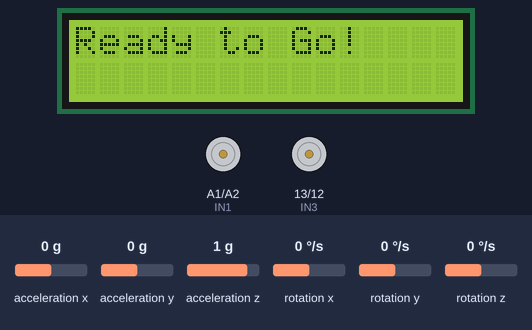
Bench run of a sketch on a simulated Arduino Uno, built with avr-gcc and run on an emulated ATmega328P. Parts: 16×2 character LCD, motor-driver pin pairs drawn as motors (green arrow = first pin HIGH = forward, orange = second pin HIGH = backward, longer = more drive, scaled by the enable pin). The test bench sets the inputs (shaded band); at power-on: acceleration y 0 g, rotation z 0 °/s, acceleration x 0 g, acceleration z 1 g, rotation x 0 °/s, rotation y 0 °/s.

Above: at 1.1 s.
At 3.2 s:
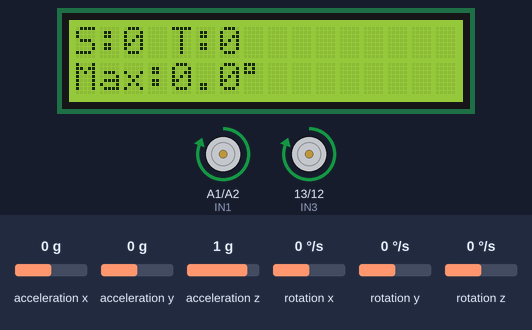
3.3 s: acceleration y set to -0.3 g
At 6.1 s:
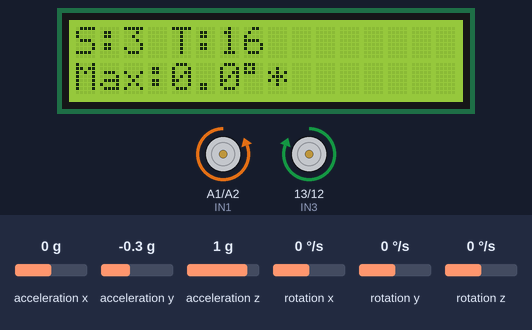
6.3 s: rotation z set to 110 °/s
9.3 s: rotation z set to 125 °/s
11.4 s: acceleration x set to -1.4 g
At 11.8 s:
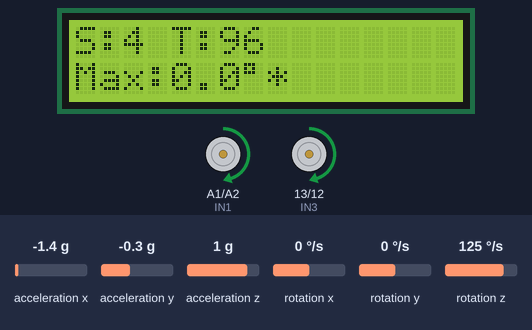
12.9 s: acceleration z set to -1.4 g
Timing chart, 0 to 15.5 s (numbered marks = the images above; inputs shaded):
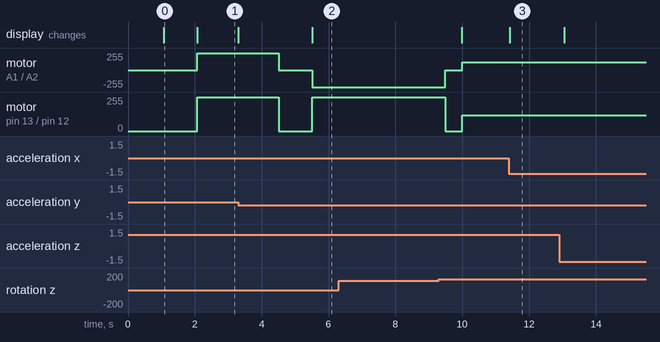

Measured:
- the behaviour switches between -0.1 and -0.2 g on acceleration y (found by bisection; images 1 and 2)
- after the input at 3.3 s, motor on A1 (IN1) / A2 (IN2): forward 255/255 → stopped after 1.2 s, → backward 255/255 1.0 s later; motor on pin 13 (IN3) / pin 12 (IN4): forward 255/255 → stopped after 1.2 s, → forward 255/255 1.0 s later; the display: first changes at once (image 2 shows a later state)
- after the input at 6.3 s, every drawn part: stays the same
- after the input at 11.4 s, the display: changes at once (image 3)
- what the display in image 0 shows lasts 1.0 s, from 1.1 s to 2.1 s

The sketch:

Ramp_MPU6050.ino
```cpp
#include <LiquidCrystal.h>
#include <Wire.h>
#include <MPU6050_light.h>

// ---- LCD ----
LiquidCrystal lcd(8, 9, 4, 5, 6, 7);

// ---- MPU6050 ----
MPU6050 mpu(Wire);
unsigned long lcdTimer = 0;


int IN1 = A1;
int IN2 = A2;
int IN3 = 13;
int IN4 = 12;
int ENA = 3;
int ENB = 11;


int speed = 255;


int currentStep = 0;
unsigned long timerStart = 0;
float targetYaw = 0;


float triggerVal = 0.0;
float displayVal = 0.0;
float maxSlope = 0.0;


void Run();
void Stop();
void TurnLeft();
void updateLCD();

void setup() {
  Serial.begin(9600);

  pinMode(IN1, OUTPUT); pinMode(IN2, OUTPUT);
  pinMode(IN3, OUTPUT); pinMode(IN4, OUTPUT);
  pinMode(ENA, OUTPUT); pinMode(ENB, OUTPUT);

  lcd.begin(16, 2);
  lcd.print("Init MPU...");

  Wire.begin();
  byte status = mpu.begin();
  lcd.setCursor(0, 1);
  if(status != 0){
    lcd.print("MPU Error!");
    while(1);
  }

  lcd.print("Calibrating...");
  mpu.calcOffsets();

  lcd.clear();
  lcd.print("Ready to Go!");
  delay(1000);
  lcd.clear();
}

void loop() {
  mpu.update();

  triggerVal = abs(mpu.getAngleX());
  displayVal = abs(mpu.getAngleY());
  float y = mpu.getAngleZ();

  if (currentStep < 2) {
    if (displayVal > maxSlope) {
      maxSlope = displayVal;
    }
  }

  switch (currentStep) {
    case 0:
      Run();
      if (triggerVal > 8.0) {
        currentStep = 1;
        timerStart = millis();
      }
      break;

    case 1:
      Run();
      if (millis() - timerStart > 1200) {
        currentStep = 2;
      }
      break;

    case 2:
      Stop();
      delay(1000);
      targetYaw = y + 345;
      currentStep = 3;
      break;

    case 3:
      TurnLeft();
      if (y >= targetYaw) {
        Stop();
        delay(500);
        currentStep = 4;
      }
      break;

    case 4:
      speed = 120;
      Run();
      break;
  }

  if(millis() - lcdTimer > 200){
    updateLCD();
    lcdTimer = millis();
  }
}

void updateLCD() {
  lcd.setCursor(0, 0);
  lcd.print("S:"); lcd.print(currentStep);
  lcd.print(" T:"); lcd.print((int)triggerVal);

  lcd.setCursor(0, 1);
  lcd.print("Max:");
  lcd.print(maxSlope, 1);

  if (currentStep >= 2) {
    lcd.print((char)223);
    lcd.print("*");
  } else {
    lcd.print((char)223);
  }
}

void Run() {
  digitalWrite(IN1, HIGH); digitalWrite(IN2, LOW);
  digitalWrite(IN3, HIGH); digitalWrite(IN4, LOW);
  analogWrite(ENA, speed); analogWrite(ENB, speed);
}

void TurnLeft() {
  digitalWrite(IN1, LOW);  digitalWrite(IN2, HIGH);
  digitalWrite(IN3, HIGH); digitalWrite(IN4, LOW);
  analogWrite(ENA, 255);
  analogWrite(ENB, 255);
}

void Stop() {
  digitalWrite(IN1, LOW); digitalWrite(IN2, LOW);
  digitalWrite(IN3, LOW); digitalWrite(IN4, LOW);
  analogWrite(ENA, 0); analogWrite(ENB, 0);
}
```
